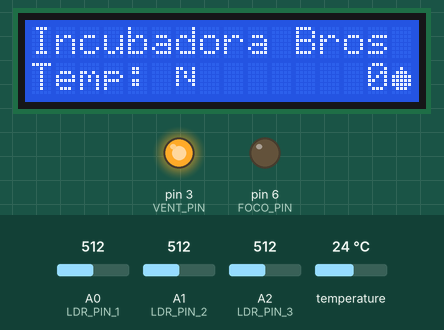
Bench run of a sketch on a simulated Arduino Uno, built with avr-gcc and run on an emulated ATmega328P. Parts: 16×2 character LCD, output pins drawn as LEDs (lit = HIGH). The inputs (shaded band) are chosen by the test bench; at power-on: temperature 24 °C, A0 (LDR_PIN_1) = 512, A1 (LDR_PIN_2) = 512, A2 (LDR_PIN_3) = 512.

Above: at 1.3 s.
1.4 s: temperature set to 37.4 °C
2.9 s: temperature set to 38.9 °C
At 3.7 s:
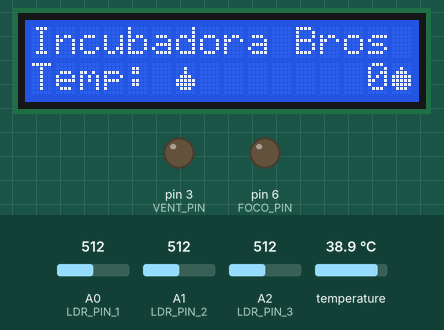
4.7 s: A0 (LDR_PIN_1) set to 30
At 5.9 s:
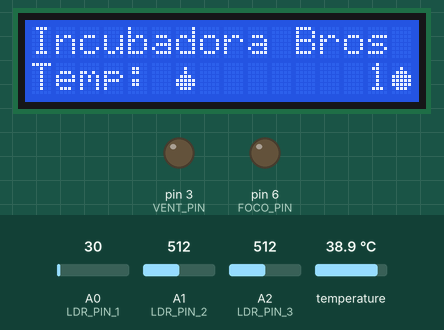
6.2 s: A1 (LDR_PIN_2) set to 30
At 7.1 s:
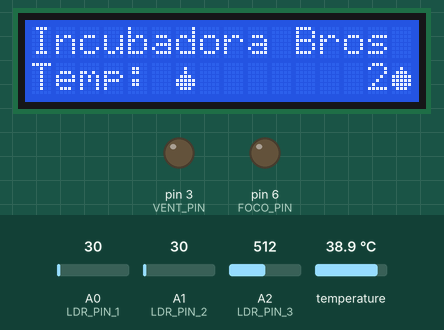
8.2 s: A2 (LDR_PIN_3) set to 30
At 9.6 s:
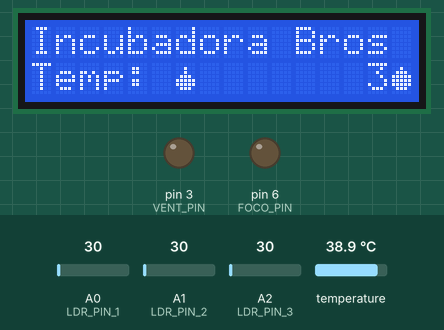
10.2 s: temperature set to 12 °C
At 12.0 s:
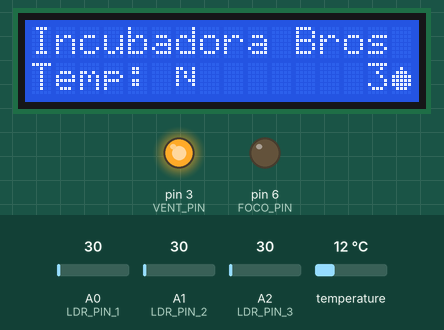
Timing chart, 0 to 13.1 s (numbered marks = the images above; inputs shaded):
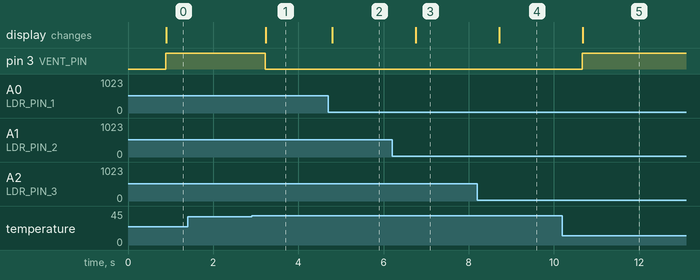

The sketch:

proyecto_final.ino
```cpp
#include <LiquidCrystal_I2C.h>
#include <OneWire.h>
#include <DallasTemperature.h>

#define ONE_WIRE_BUS 2  // Pin para el bus OneWire

#define VENT_PIN 3     // Pin del ventilador
#define FOCO_PIN 6     // Pin del foco de calor

#define LDR_PIN_1 A0   // Pin analógico para LDR 1
#define LDR_PIN_2 A1   // Pin analógico para LDR 2
#define LDR_PIN_3 A2   // Pin analógico para LDR 3

#define LDR_VALOR 300 // Valor umbral para detección de huevos

LiquidCrystal_I2C lcd(0x27, 16, 2);  // Dirección I2C: 0x27, 16 columnas y 2 filas

OneWire oneWire(ONE_WIRE_BUS);
DallasTemperature sensors(&oneWire);

int numEggs = 0; // Contador de huevos

// Variables para las animaciones de temperatura
byte calorAnimacion[8] = {
  0b00000,
  0b11001,
  0b10101,
  0b10101,
  0b10011,
  0b10001,
  0b00000,
  0b00000
};

byte hieloAnimacion[8] = {
  0b00000,
  0b00100,
  0b00100,
  0b01110,
  0b11111,
  0b11111,
  0b01110,
  0b00000
};

byte Animacioneggs[8] = {
  0b00000,
  0b00100,
  0b01110,
  0b11111,
  0b11111,
  0b11111,
  0b01110,
  0b00000
};

void setup() {
  lcd.init();  // Inicializar la pantalla I2C

  lcd.backlight();  // Encender la retroiluminación (si la pantalla lo soporta)

  lcd.print("Incubadora Bros");

  pinMode(VENT_PIN, OUTPUT);
  pinMode(FOCO_PIN, OUTPUT);

  sensors.begin();

  // Cargar las animaciones personalizadas en la memoria del LCD
  lcd.createChar(1, calorAnimacion);
  lcd.createChar(2, hieloAnimacion);
  lcd.createChar(3, Animacioneggs);
}

void loop() {
  sensors.requestTemperatures();  // Obtener la temperatura del sensor

  float temperatura = sensors.getTempCByIndex(0);  // Obtener la temperatura en grados Celsius

  lcd.setCursor(0, 1);
  lcd.print("Temp: ");

  if (temperatura <= 38.0) {
    lcd.write(1); // Mostrar la animación de temperatura alta
  } else if (temperatura >= 36.0) {
    lcd.write(2); // Mostrar la animación de temperatura baja
  } else {
    lcd.print(temperatura);
    lcd.write(0xDF); // Símbolo de grado
    lcd.print("C ");
  }
  if (temperatura <= 38.0) {
    digitalWrite(VENT_PIN, HIGH);  // Encender el ventilador
  } else if (temperatura >= 36.0) {
    digitalWrite(VENT_PIN, LOW);   // Apagar el ventilador
  }

  // Lectura de los valores de los LDR
  int ldrValor1 = analogRead(LDR_PIN_1);
  int ldrValor2 = analogRead(LDR_PIN_2);
  int ldrValor3 = analogRead(LDR_PIN_3);


  // Contar los huevos detectados por los LDR
  int Contadordeeggs = 0;
  if (ldrValor1 <= LDR_VALOR) Contadordeeggs++;
  if (ldrValor2 <= LDR_VALOR) Contadordeeggs++;
  if (ldrValor3 <= LDR_VALOR) Contadordeeggs++;


  // Actualizar el contador de huevos en el LCD
  lcd.setCursor(14, 1);
  lcd.print("  "); // Limpiar el espacio
  lcd.setCursor(14, 1);
  lcd.print("  "); // Limpiar el espacio anterior
  lcd.setCursor(14, 1);
  lcd.print(Contadordeeggs);

  // Animación de caracteres para el contador de huevos
  lcd.write(3); // Mostrar la animación de huevos


  // Si se detecta un cambio en la cantidad de huevos
  if (Contadordeeggs  != numEggs) {
    numEggs == Contadordeeggs;
    // Realizar alguna acción cuando se saque o se agregue un huevo
    if (numEggs > 0) {
      // Acciones cuando se agrega un huevo
      digitalWrite(FOCO_PIN, HIGH);  // Encender el foco de calor
      delay(500); // Esperar 5 segundos para simular el tiempo de incubación
    } else {
      // Acciones cuando se saca un huevo
      digitalWrite(FOCO_PIN, LOW);   // Apagar el foco de calor
      delay(200); // Esperar 2 segundos antes de encender el foco de calor nuevamente
    }
  }
}
```

Measured:
- the behaviour switches between 38 and 38.1 °C on temperature (found by bisection; images 0 and 1)
- after the input at 1.4 s, every drawn part: stays the same
- after the input at 2.9 s, pin 3 (VENT_PIN): HIGH → LOW after 0.33 s; the display: changes after 0.34 s (image 1)
- after the input at 4.7 s, the display: changes after 0.10 s (image 2)
- after the input at 6.2 s, the display: changes after 0.56 s (image 3)
- after the input at 8.2 s, the display: changes after 0.52 s (image 4)
- after the input at 10.2 s, pin 3 (VENT_PIN): LOW → HIGH after 0.47 s; the display: changes after 0.48 s (image 5)
